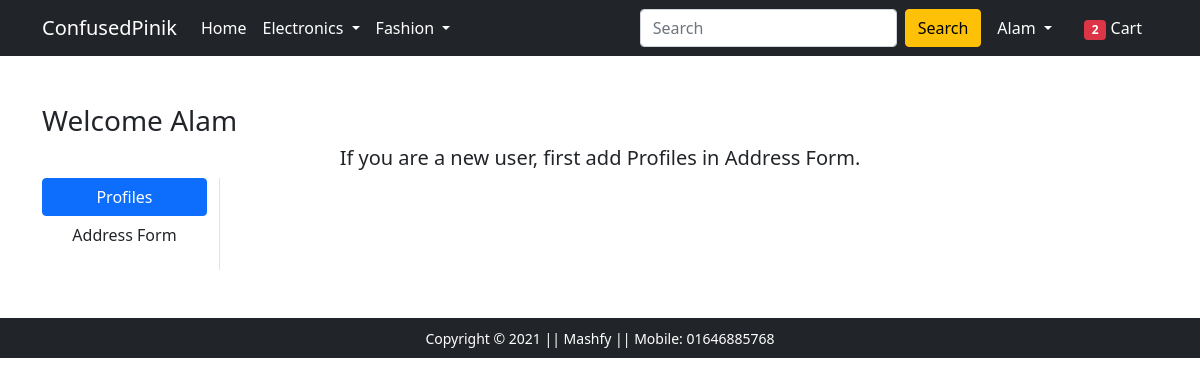
Before: /profile/ (signed in) with the older database file.
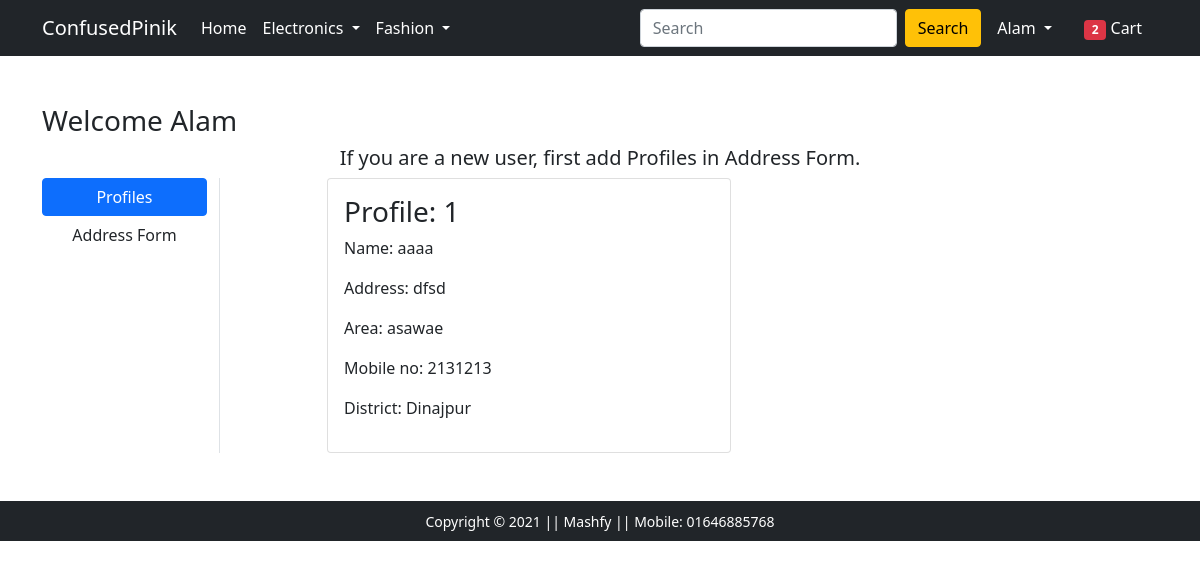
After: the same page with the newer database file.
### app/models.py (models this page shows, shortened)
class Customer(models.Model):
    user=models.ForeignKey(User,on_delete=models.CASCADE)
    name=models.CharField(max_length=200)
    address=models.CharField(max_length=200) #address
    area=models.CharField(max_length=100) #area
    mobno=models.IntegerField() #mobno
    district=models.CharField(choices=DISTRICT_CHOICES,max_length=50) #area

### app/views.py (the view)
# urls.py: path('profile/', views.address, name='address'),
@login_required
def address(request):
    add=Customer.objects.filter(user=request.user)
    totalitem=len(Cart.objects.filter(user=request.user))
    return render(request, 'app/address.html',{'add':add,'active':'btn-primary','totalitem':totalitem})

### app/templates/app/address.html (shortened to what this page needs)
{% extends 'app/base.html' %}
{% load static %}
{% block main-content %}
<div class="container my-5">
 <div class="row">
 <h3>Welcome <span class="text-capitalize">{{request.user}}</span></h3>
 <h5 style="text-align: center;">If you are a new user, first add Profiles in Address Form.</h5>
  <div class="col-sm-2 border-end">
   <ul class="list-unstyled">
    <li class="d-grid"><a href="{% url 'address' %}" class="btn {{active}}">Profiles</a></li>
    <li class="d-grid"><a href="{% url 'profile' %}" class="btn">Address Form</a></li>
   </ul>
  </div>
  <div class="col-sm-9 offset-sm-1">
   <div class="row">
    {% for ad in add %}
    <div class="col-sm-6">
     <div class="card">
      <div class="card-body">
       <h3>Profile: {{forloop.counter}}</h3>
       <p>Name: {{ad.name}}</p>
       <p>Address: {{ad.address}}</p>
       <p>Area: {{ad.area}}</p>
       <p>Mobile no: {{ad.mobno}}</p>
       <p>District: {{ad.district}}</p>
      </div>
     </div>
    </div>
    {% endfor %}
   </div>
  </div>
 </div>
</div>
{% endblock main-content %}

Changed rows visible on the page:
added Customer: name "aaaa", address "dfsd", area "asawae", mobno "2131213", district "Dinajpur"
